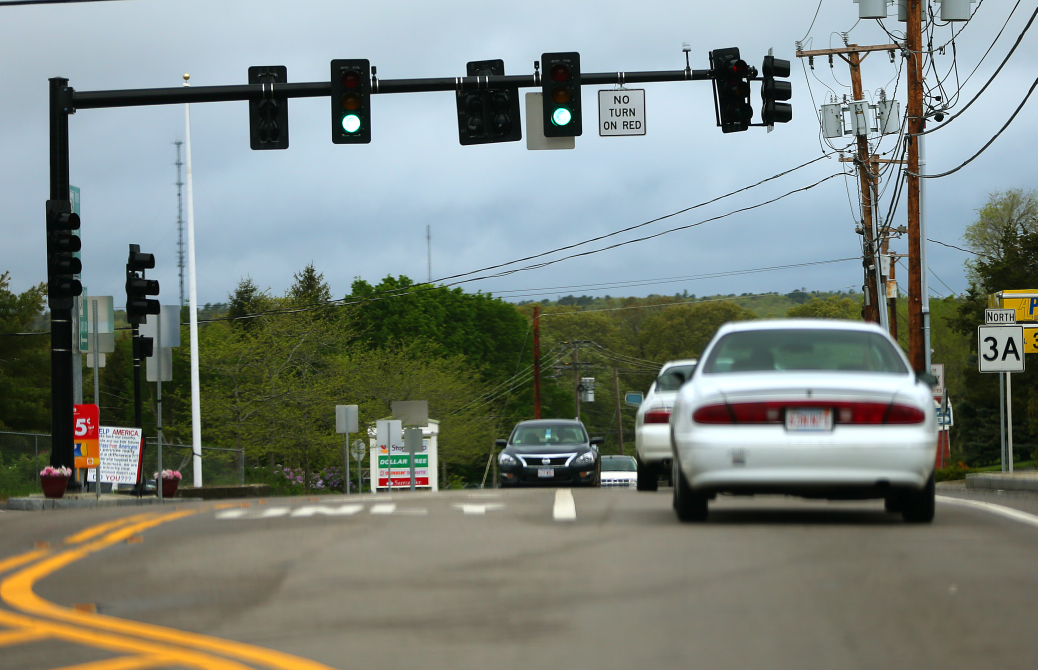
#> input picture data/1.jpg, 4149 x 2679 px (shown at 1/4 size)
$ python -i detect.py   (imports and definitions only)
#> lines starting #> are read from the running program, lines starting #| are printed output that depends on the picture; after the words box and inside, x2 and y2 are one past the last pixel; in counts of white or black regions, pixels touching at a corner belong together
#> further down, picture is the input picture: shape (2679, 4149, 3); mean B, G, R 126.7, 133.2, 125.3
import cv2 as cv
import numpy as np
import math

def detect_img(img):

    # get image dimensions

    height,width,_ = img.shape
#> height = 2679; width = 4149

    # convert target img to hsv color space
    hsv = cv.cvtColor(img, cv.COLOR_BGR2HSV)
#> hsv: shape (2679, 4149, 3); mean H, S, V 65.2, 70.3, 142.7
    hsv = cv.bilateralFilter( hsv, 9,75,75 )
#> hsv: shape (2679, 4149, 3); mean H, S, V 65.2, 70.4, 142.9

    # separate red green yellow color channels and filter out target color saturation & val
    lower_red1 = np.array([0,30,200])
    upper_red1 = np.array([18,255,255])
    lower_red2 = np.array([170,30,200])
    upper_red2 = np.array([180,255,255])
    lower_green = np.array([50,60,200])
    upper_green = np.array([95,255,255])
    lower_yellow = np.array([18,115,210])
    upper_yellow = np.array([33,255,255])
    maskr1 = cv.inRange(hsv, lower_red1, upper_red1)
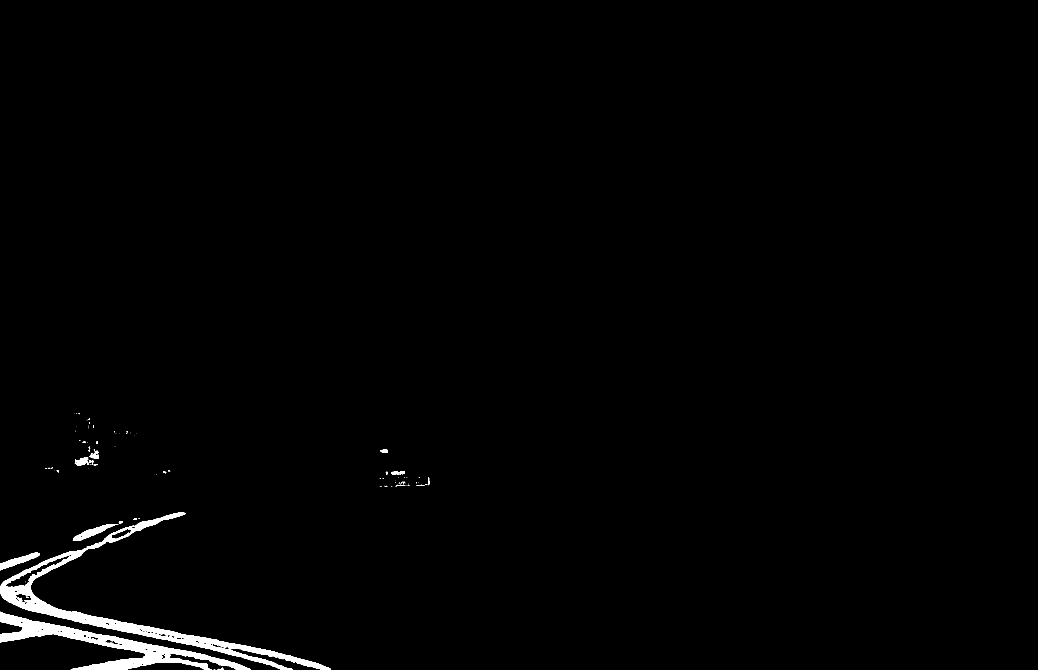
#> maskr1: shape (2679, 4149) (shown at 1/4 size); 1.1% white; 115 white regions (86 under 20 px), largest, box (x1, y1, x2, y2) and area: (0, 2050, 1324, 2679) 64176, (0, 2447, 1004, 2679) 49419, (0, 2211, 160, 2281) 3635
    maskr2 = cv.inRange(hsv, lower_red2, upper_red2)
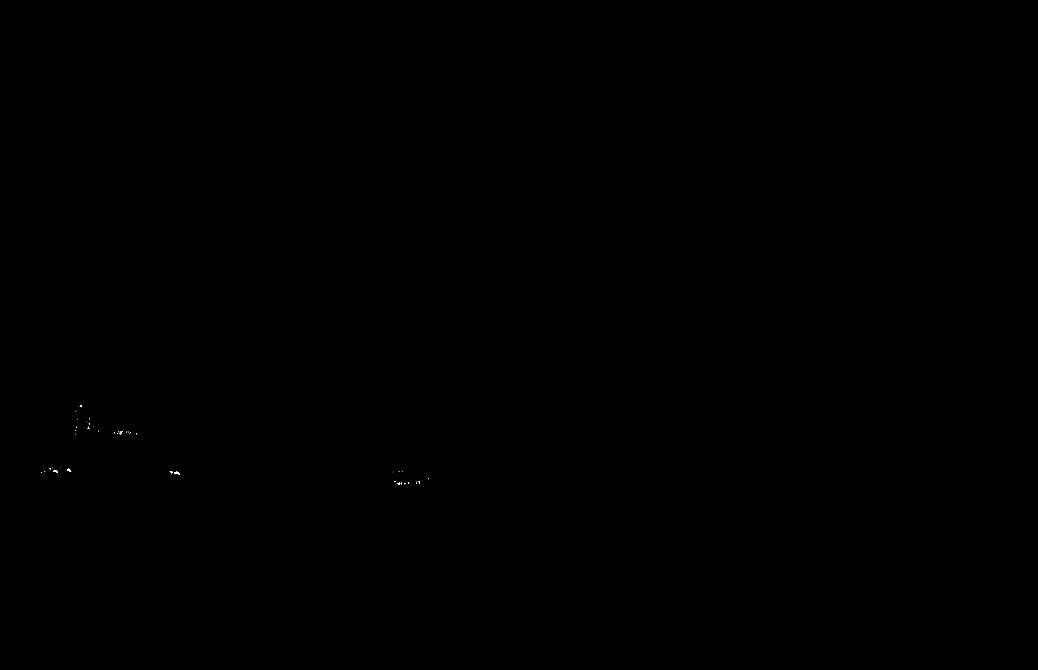
#> maskr2: shape (2679, 4149) (shown at 1/4 size); 0.01% white; 70 white regions (64 under 20 px), largest, box (x1, y1, x2, y2) and area: (696, 1887, 719, 1899) 162, (270, 1875, 285, 1887) 101, (214, 1879, 231, 1891) 101, (679, 1886, 689, 1893) 38, (319, 1622, 328, 1627) 28, (482, 1725, 486, 1738) 26
    maskg = cv.inRange(hsv, lower_green, upper_green)
#> maskg: shape (2679, 4149); 0.02% white; 6 white regions (2 under 20 px), largest, box (x1, y1, x2, y2) and area: (2213, 432, 2284, 501) 1156, (1369, 458, 1440, 529) 577, (2183, 1737, 2202, 1751) 213, (2204, 471, 2214, 493) 78
    masky = cv.inRange(hsv, lower_yellow, upper_yellow)
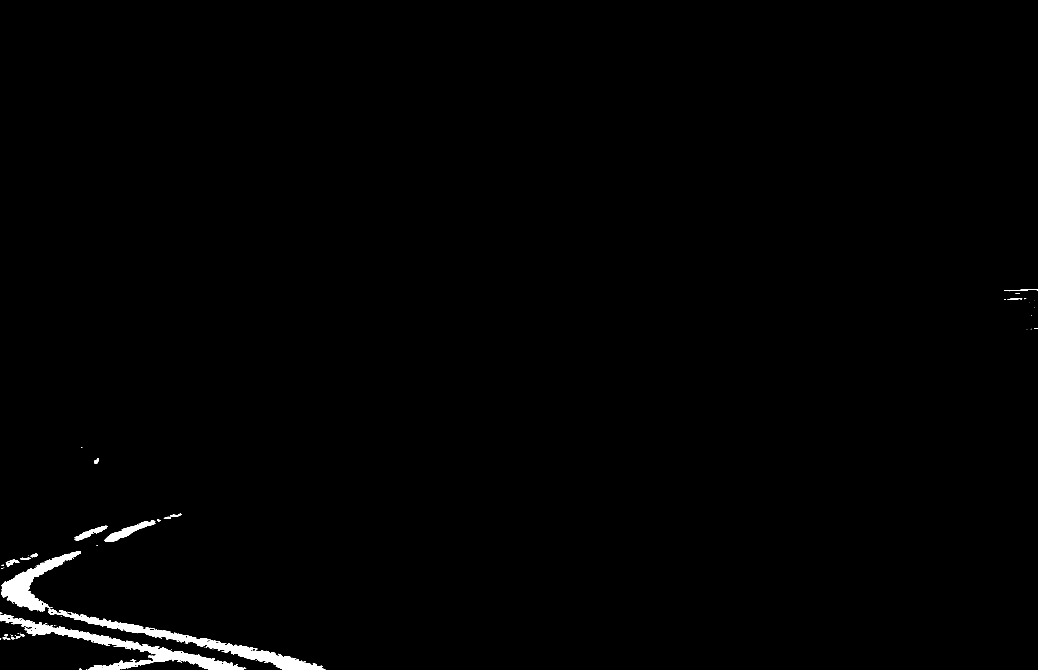
#> masky: shape (2679, 4149) (shown at 1/4 size); 0.86% white; 108 white regions (79 under 20 px), largest, box (x1, y1, x2, y2) and area: (0, 2457, 983, 2679) 33277, (190, 2425, 1301, 2679) 30788, (6, 2204, 324, 2445) 20862
    maskr = cv.add(maskr1, maskr2)


    masky = cv.GaussianBlur( masky,(5,5),0 )
    maskr = cv.GaussianBlur( maskr,(5,5),0 )
    maskg = cv.GaussianBlur( maskg,(5,5),0 )
    # [8 lines of commented-out code are left out]
    dp = 1
    if width*height > 1920*1080:
        dp = 1.5
    min_dist = 50
    # hough circle detection with limits on circle size, distance, and perfectness
    red_circles = cv.HoughCircles(maskr, cv.HOUGH_GRADIENT_ALT, dp, min_dist,
                               param1=30, param2=.3, minRadius=0, maxRadius=50)
#> red_circles = [[360, 1845, 11.93], [1602, 1933.5, 11.48], [108, 2391, 13.14], [465, 2566.5, 14.38], [565.5, 2620.5, 12.77], [174, 2266.5, 10.37]]
    green_circles = cv.HoughCircles(maskg, cv.HOUGH_GRADIENT_ALT, dp, min_dist,
                               param1=30, param2=.75, minRadius=2, maxRadius=40)
#> green_circles = [[1404, 495, 34.35], [2248.5, 466.5, 33.49], [2190, 1744.5, 8.26]]
    yellow_circles = cv.HoughCircles(masky, cv.HOUGH_GRADIENT_ALT, dp, min_dist,
                               param1=30, param2=.5, minRadius=0, maxRadius=50)
#> yellow_circles = [[208.5, 2446.5, 10.78], [385.5, 1846.5, 7.52], [613.5, 2091, 8.96]]

    # further filtering by calculating variance and mean hue
    circles = [red_circles,yellow_circles,green_circles]
    masks = [maskr,masky,maskg]
    for i in range(3):
        del_idx = []
        if circles[i] is not None:
            j = 0
            for circle in circles[i][0, :]:
                x,y = int(circle[0]),int(circle[1])
                rad = math.floor(circle[2]/(math.sqrt(2)))
                cropped_bgr = img[y-rad:y+rad,x-rad:x+rad]
                # cropped_hsv = hsv[y-rad:y+rad,x-rad:x+rad]

                bgr_var = np.var(cropped_bgr[:,:,0])+np.var(cropped_bgr[:,:,1])+np.var(cropped_bgr[:,:,2])
                bgr_var = int(bgr_var)
                avg_hue,avg_sat,avg_val=rgb_to_hsv(int(np.mean(cropped_bgr[:,:,2])),int(np.mean(cropped_bgr[:,:,1])),int(np.mean(cropped_bgr[:,:,0])))
                if bgr_var < 0  or (i == 0 and (16 < avg_hue < 160 or avg_sat < 150 or avg_val < 140)) or (i == 1 and (not(18 < avg_hue < 33) or not(200 < avg_val < 255))) or (i == 2 and (not(50 < avg_hue < 95))):
                    del_idx.append(j)
                elif circle[1] > 0.5*height:
                    del_idx.append(j)
                else:
                    print(f'[{i}: {circle[0]}]: hue = {avg_hue}, sat = {avg_sat}, val = {avg_val}')
                j+=1
        for idx in reversed(del_idx):
            circles[i] = np.delete(circles[i],idx,1)
#> after the loop, circles = [empty array, empty array, [[1404, 495, 34.35], [2248.5, 466.5, 33.49]]]

    return circles


# code from https://www.w3resource.com/python-exercises/math/python-math-exercise-77.php
def rgb_to_hsv(r, g, b):
    r, g, b = r/255.0, g/255.0, b/255.0
    mx = max(r, g, b)
    mn = min(r, g, b)
    df = mx-mn
    if mx == mn:
        h = 0
    elif mx == r:
        h = (60 * ((g-b)/df) + 360) % 360
    elif mx == g:
        h = (60 * ((b-r)/df) + 120) % 360
    elif mx == b:
        h = (60 * ((r-g)/df) + 240) % 360
    if mx == 0:
        s = 0
    else:
        s = (df/mx)*100
    v = mx*100
    return h/2, s*2.25, v*2.25

>>> import cv2
>>> picture = cv2.imread('data/1.jpg')
>>> result = detect_img(picture)
#> result has the same summary as circles in detect_img

$ run again, on data/10.jpg
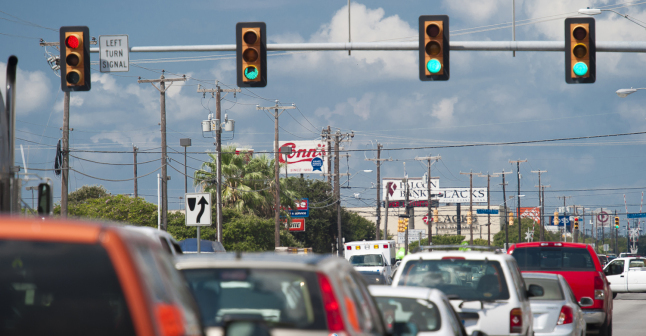
#> input picture data/10.jpg, 646 x 336 px
#> picture is the input picture: shape (336, 646, 3); mean B, G, R 136.4, 130.6, 126.1
#> in detect_img, `maskr1 = cv.inRange(hsv, lower_red1, upper_red1)`:
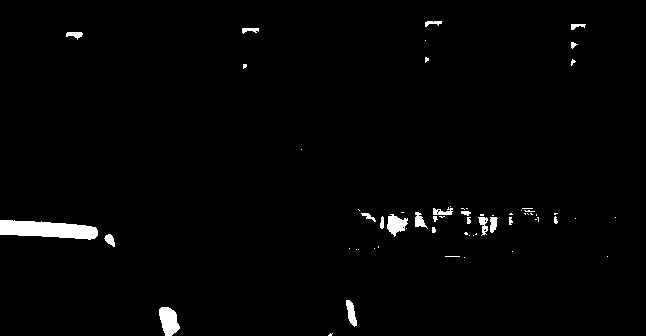
#> maskr1: shape (336, 646); 1.6% white; 63 white regions (41 under 20 px), largest, box (x1, y1, x2, y2) and area: (0, 220, 98, 240) 1397, (159, 307, 180, 336) 432, (387, 214, 408, 237) 289
#> maskr2: shape (336, 646); 0.2% white; 17 white regions (11 under 20 px), largest, box (x1, y1, x2, y2) and area: (516, 242, 539, 247) 91, (68, 36, 78, 48) 85, (564, 242, 586, 247) 83, (323, 283, 331, 292) 57, (329, 301, 338, 309) 57, (507, 245, 514, 254) 34
#> in detect_img, `maskr = cv.add(maskr1, maskr2)`:
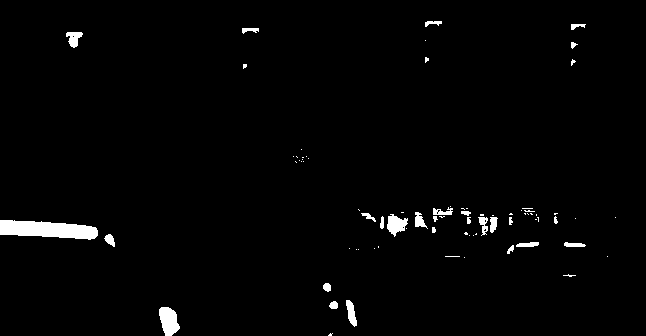
#> maskr: shape (336, 646); 1.8% white; 78 white regions (51 under 20 px), largest, box (x1, y1, x2, y2) and area: (0, 220, 98, 240) 1397, (159, 307, 180, 336) 432, (387, 214, 408, 237) 289
#> red_circles = [[164, 318, 11.52]]
#> green_circles = [[434, 65, 6.71], [580, 68, 6.59]]
#> yellow_circles = None
#> after the loop in detect_img, `for i in range(3):`: circles = 3 items

$ run again, on data/11.jpg
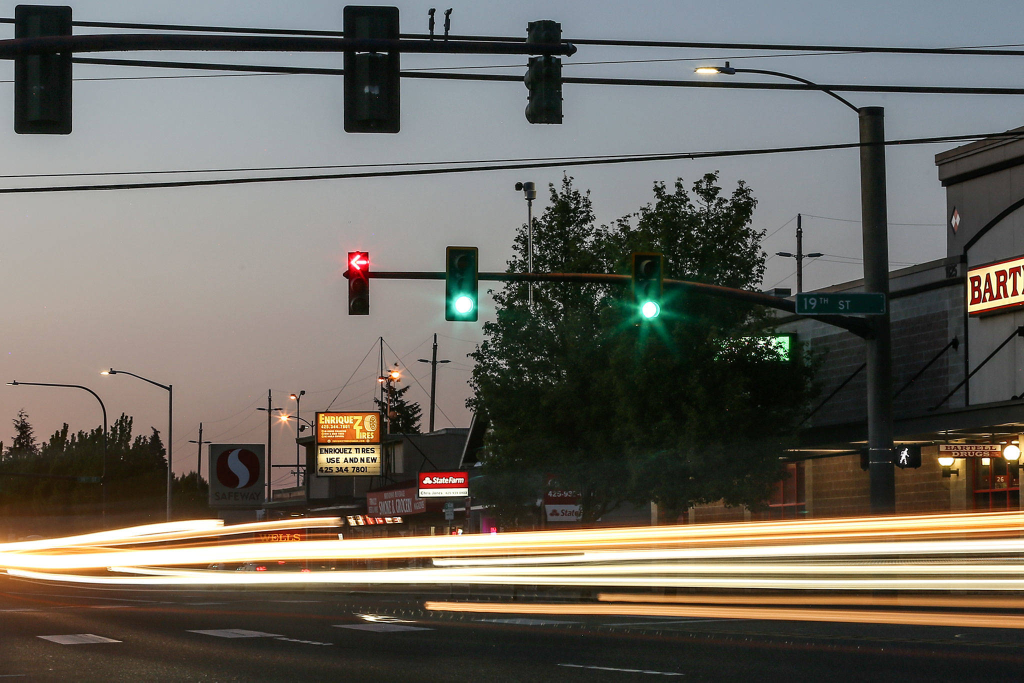
#> input picture data/11.jpg, 2048 x 1365 px (shown at 1/2 size)
#> picture is the input picture: shape (1365, 2048, 3); mean B, G, R 94.3, 102.4, 106.3
#> in detect_img, `maskr1 = cv.inRange(hsv, lower_red1, upper_red1)`:
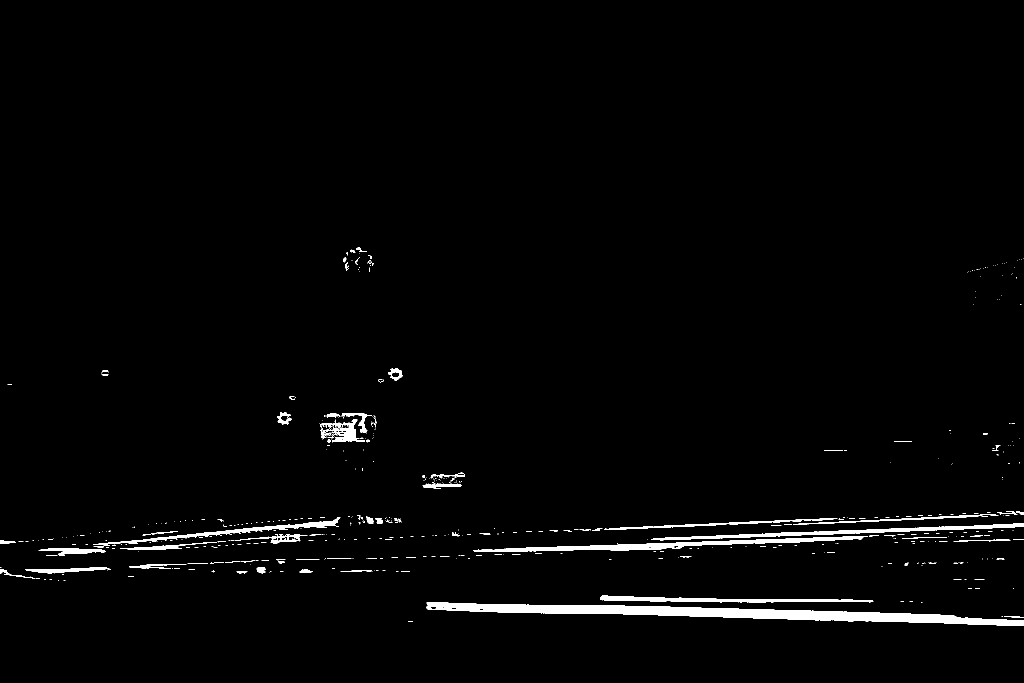
#> maskr1: shape (1365, 2048) (shown at 1/2 size); 1.9% white; 556 white regions (475 under 20 px), largest, box (x1, y1, x2, y2) and area: (852, 1204, 2048, 1252) 19661, (946, 1072, 1736, 1104) 6056, (1302, 1047, 2048, 1081) 4504
#> maskr2: shape (1365, 2048); 0.05% white; 22 white regions (19 under 20 px), largest, box (x1, y1, x2, y2) and area: (689, 497, 746, 548) 1097, (981, 1055, 993, 1065) 95, (885, 948, 910, 950) 47
#> in detect_img, `maskr = cv.GaussianBlur( maskr,(5,5),0 )`:
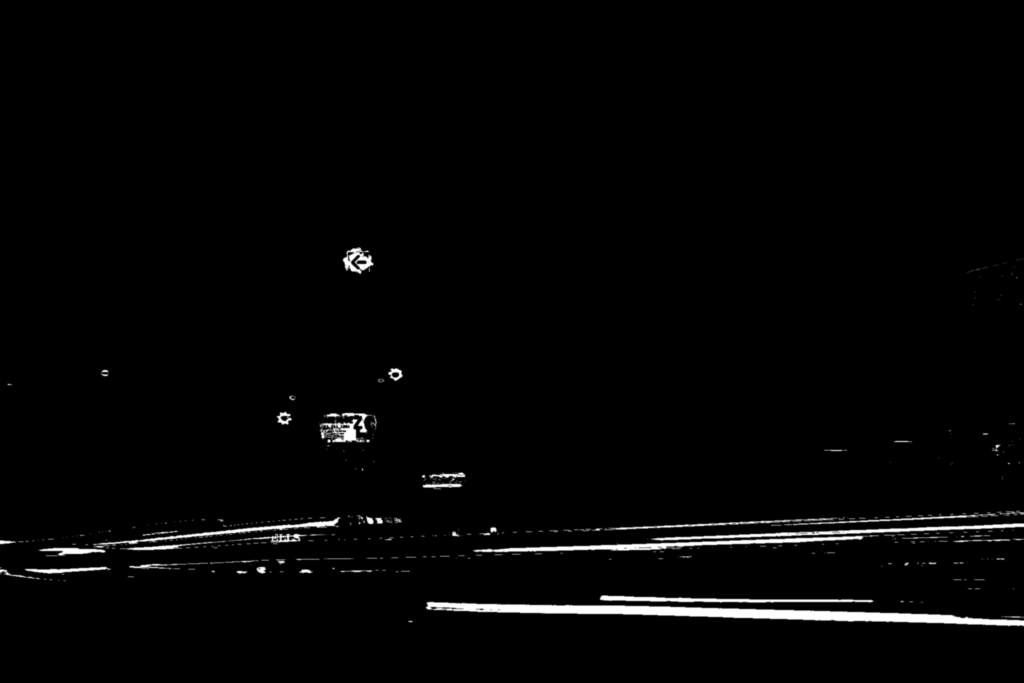
#> maskr: shape (1365, 2048) (shown at 1/2 size); min 0, max 255, mean 4.9
#> red_circles = [[723, 523.5, 17.87], [789, 750, 10.3], [1734, 1218, 15.46], [195, 1095, 8.11]]
#> green_circles = [[927, 609, 20.49], [1300.5, 619.5, 18.13]]
#> yellow_circles = None
#> after the loop in detect_img, `for i in range(3):`: circles = 3 items
